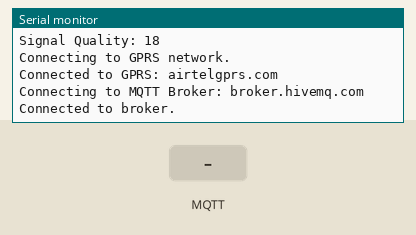
Recording of a sketch running on a simulated Arduino Uno, built with avr-gcc and run on an emulated ATmega328P. Parts: the last lines printed to the serial monitor. The inputs (shaded band) are chosen by the test bench. No MQTT or app messages arrive unless stated.

Above: at 1.4 s.
1.5 s: MQTT message "1" arrives on the first subscribed topic
At 1.8 s:
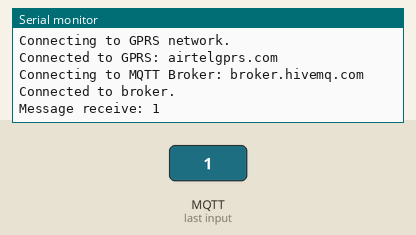
3.0 s: MQTT message "on" arrives on the first subscribed topic
At 4.2 s:
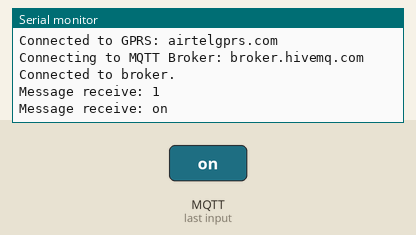
4.5 s: MQTT message "off" arrives on the first subscribed topic
At 5.3 s:
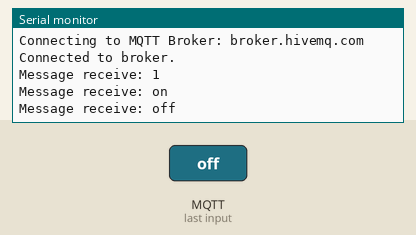

The sketch:

Gsm_substation.ino
```cpp
#define TINY_GSM_MODEM_SIM800

#include <SoftwareSerial.h>
#include <TinyGsmClient.h>
#include <PubSubClient.h>

SoftwareSerial SerialAT(3,2); // RX, TX

//Network details
const char apn[]  = "airtelgprs.com";
const char user[] = "";
const char pass[] = "";

// MQTT details
const char* broker = "broker.hivemq.com";
const char* topicOut = "pradh/out";
const char* topicIn = "pradh/in";

TinyGsm modem(SerialAT);
TinyGsmClient client(modem);
PubSubClient mqtt(client);

void setup()
{
  Serial.begin(9600);
  SerialAT.begin(9600);

  Serial.println("System start.");
  modem.restart();
  Serial.println("Modem: " + modem.getModemInfo());
  Serial.println("Searching for telco provider.");
  if(!modem.waitForNetwork())
  {
    Serial.println("fail");
    while(true);
  }
  Serial.println("Connected to telco.");
  Serial.println("Signal Quality: " + String(modem.getSignalQuality()));

  Serial.println("Connecting to GPRS network.");
  if (!modem.gprsConnect(apn, user, pass))
  {
    Serial.println("fail");
    while(true);
  }
  Serial.println("Connected to GPRS: " + String(apn));

  mqtt.setServer(broker, 1883);
  mqtt.setCallback(mqttCallback);
  Serial.println("Connecting to MQTT Broker: " + String(broker));
  while(mqttConnect()==false) continue;
  Serial.println();
}

void loop()
{
  if(Serial.available())
  {
    delay(10);
    String message="";
    while(Serial.available()) message+=(char)Serial.read();
    mqtt.publish(topicOut, message.c_str());
  }

  if(mqtt.connected())
  {
    mqtt.loop();
  }
}

boolean mqttConnect()
{
  if(!mqtt.connect("GsmClientTest"))
  {
    Serial.print(".");
    return false;
  }
  Serial.println("Connected to broker.");
  mqtt.subscribe(topicIn);
  return mqtt.connected();
}

void mqttCallback(char* topic, byte* payload, unsigned int len)
{
  Serial.print("Message receive: ");
  Serial.write(payload, len);
  Serial.println();
}
```

Measured:
- after the input at 1.5 s, the serial monitor: prints a new line at once (image 1)
- after the input at 3.0 s, the serial monitor: prints a new line at once (image 2)
- after the input at 4.5 s, the serial monitor: prints a new line at once (image 3)
